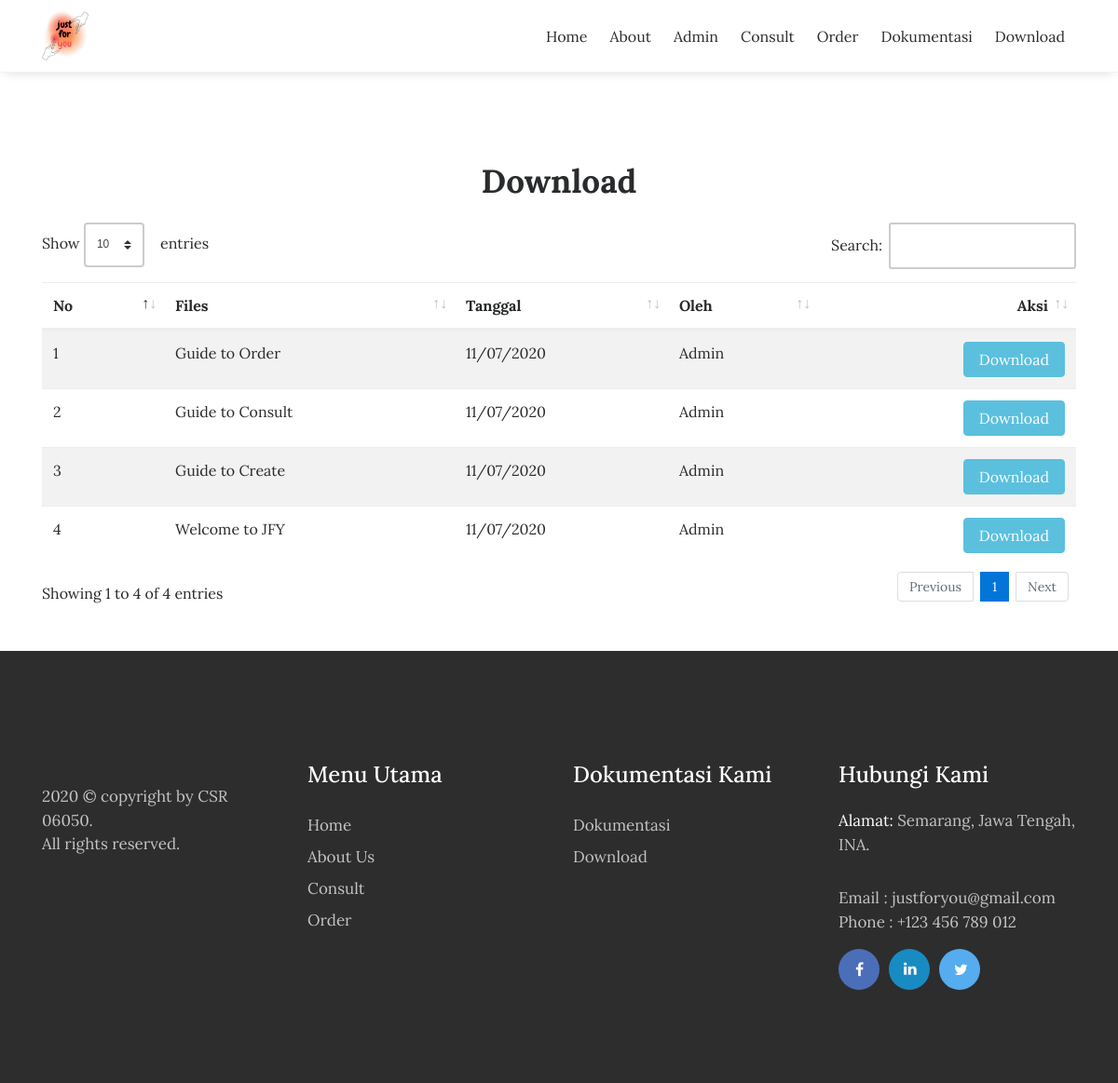
Page /index.php/download on the committed database.
### tables this page shows
CREATE TABLE `tbl_files` (
  `file_id` int(11) NOT NULL,
  `file_judul` varchar(120) DEFAULT NULL,
  `file_deskripsi` text DEFAULT NULL,
  `file_tanggal` timestamp NULL DEFAULT current_timestamp(),
  `file_oleh` varchar(60) DEFAULT NULL,
  `file_download` int(11) DEFAULT 0,
  `file_data` varchar(120) DEFAULT NULL
);

### application/controllers/Download.php (called while the page is built, shortened)
<?php
class Download extends CI_Controller{
	function __construct(){
		$this->load->model('m_files');
		$this->load->helper('download');
		$this->load->model('m_pengunjung');
	}
	function index(){
		$x['data']=$this->m_files->get_all_files();
		$this->load->view('depan/v_download',$x);
	}
}

### index.php (called while the page is built, shortened)
<?php
require_once BASEPATH.'core/CodeIgniter.php';

### application/models/M_files.php (called while the page is built, shortened)
<?php
class M_files extends CI_Model{
	function get_all_files(){
		$hsl=$this->db->query("SELECT file_id,file_judul,file_deskripsi,DATE_FORMAT(file_tanggal,'%d/%m/%Y') AS tanggal,file_oleh,file_download,file_data FROM tbl_files ORDER BY file_id DESC");
		return $hsl;
	}
}

### application/views/depan/v_download.php (the view, shortened to what this page needs)
<!DOCTYPE html>
<html lang="en">
<head>
    <link rel="stylesheet" href="<?php echo base_url().'theme/css/bootstrap.min.css'?>">
    <link rel="stylesheet" href="<?php echo base_url().'theme/css/font-awesome.min.css'?>">
    <link rel="stylesheet" href="<?php echo base_url().'theme/css/simple-line-icons.css'?>">
    <link rel="stylesheet" href="<?php echo base_url().'theme/css/owl.carousel.min.css'?>">
    <link href="<?php echo base_url().'theme/css/style.css'?>" rel="stylesheet">
    <link href="<?php echo base_url().'theme/css/dataTables.bootstrap4.min.css'?>" rel="stylesheet">
</head>
<body>
  <div data-toggle="affix" style="border-bottom:solid 1px #f2f2f2;">
      <div class="container nav-menu2">
          <div class="row">
              <div class="col-md-12">
                  <nav class="navbar navbar2 navbar-toggleable-md navbar-light bg-faded">
                      <a href="<?php echo site_url('');?>" class="navbar-brand nav-brand2"><img class="img img-responsive" width="50px;" src="<?php echo base_url().'theme/images/logo-dark.png'?>"></a>
                      <div class="collapse navbar-collapse justify-content-end" id="navbarNavDropdown">
                          <ul class="navbar-nav">
                              <li class="nav-item">
                                  <a class="nav-link" href="<?php echo site_url('');?>">Home</a>
                              </li>
                              <li class="nav-item">
                                  <a class="nav-link" href="<?php echo site_url('about');?>">About</a>
                              </li>
                              <li class="nav-item">
                                  <a class="nav-link" href="<?php echo site_url('administrator');?>">Admin</a>
                              </li>
                              <li class="nav-item">
                                  <a class="nav-link" href="<?php echo site_url('konsultan');?>">Consult</a>
                              </li>
                              <li class="nav-item">
                                  <a class="nav-link" href="<?php echo site_url('order');?>">Order</a>
                              </li>
                              <li class="nav-item">
                                  <a class="nav-link" href="<?php echo site_url('dokumentasi');?>">Dokumentasi</a>
                              </li>
							  <li class="nav-item">
                                  <a class="nav-link" href="<?php echo site_url('download');?>">Download</a>
                              </li>
                        </ul>
                  </div>
                </nav>
              </div>
            </div>
          </div>
        </div>
<section class="contact" style="margin-bottom:50px;">
    <div class="container">
        <div class="row">
            <div class="col-md-12">
                <div class="contact-title">
                    <h2>Download</h2>
                </div>
            </div>
        </div>
        <div class="row">
            <div class="col-md-12">
              <div class="table-responsive">
                <table class="table table-striped" id="display">
                  <thead>
                    <tr>
                      <th>No</th>
                      <th>Files</th>
                      <th>Tanggal</th>
                      <th>Oleh</th>
                      <th style="text-align:right;">Aksi</th>
                    </tr>
                  </thead>
                  <tbody>
                    <?php
                      $no=1;
                      foreach ($data->result() as $row):
                    ?>
                    <tr>
                      <td><?php echo $no++;?></td>
                      <td><?php echo $row->file_judul;?></td>
                      <td><?php echo $row->tanggal;?></td>
                      <td><?php echo $row->file_oleh;?></td>
                      <td style="text-align:right;"><a href="<?php echo site_url('download/get_file/'.$row->file_id);?>" class="btn btn-info">Download</a></td>
                    </tr>
                  <?php endforeach;?>
                  </tbody>
                </table>
              </div>
            </div>
          </div>
        </div>
    </section>
    <footer>
        <div class="container">
            <div class="row">
                <div class="col-md-3">
                    <div class="foot-logo">
                        <p><?php echo date('Y');?> © copyright by <a>CSR 06050</a>. <br>All rights reserved.</p>
                        </div>
                    </div>
                    <div class="col-md-3">
                        <div class="sitemap">
                            <h3>Menu Utama</h3>
                            <ul>
                                <li><a href="<?php echo site_url();?>">Home</a></li>
                                <li><a href="<?php echo site_url('about');?>">About Us</a></li>
                                <li><a href="<?php echo site_url('konsultan');?>">Consult</a></li>
                                <li><a href="<?php echo site_url('order');?>">Order</a></li>
                            </ul>
                        </div>
                    </div>
                    <div class="col-md-3">
                      <div class="sitemap">
                          <h3>Dokumentasi Kami</h3>
                          <ul>
                              <li><a href="<?php echo site_url('dokumentasi');?>">Dokumentasi</a></li>
                              <li><a href="<?php echo site_url('download');?>">Download</a></li>
                          </ul>
                      </div>
                    </div>
                    <div class="col-md-3">
                        <div class="address">
                            <h3>Hubungi Kami</h3>
                            <p><span>Alamat: </span> Semarang, Jawa Tengah, INA.</p>
                            <p>Email : justforyou@gmail.com
                                <br> Phone : +123 456 789 012</p>
                                <ul class="footer-social-icons">
                                    <li><a href="#"><i class="fa fa-facebook fa-fb" aria-hidden="true"></i></a></li>
                                    <li><a href="#"><i class="fa fa-linkedin fa-in" aria-hidden="true"></i></a></li>
                                    <li><a href="#"><i class="fa fa-twitter fa-tw" aria-hidden="true"></i></a></li>
                                </ul>
                            </div>
                        </div>
                    </div>
                </div>
            </footer>
      </body>
</html>

### rows in the picture
tbl_files: file_judul "Guide to Order", tanggal "11/07/2020", file_oleh "Admin"
tbl_files: file_judul "Guide to Consult", tanggal "11/07/2020", file_oleh "Admin"
tbl_files: file_judul "Guide to Create", tanggal "11/07/2020", file_oleh "Admin"
tbl_files: file_judul "Welcome to JFY", tanggal "11/07/2020", file_oleh "Admin"
